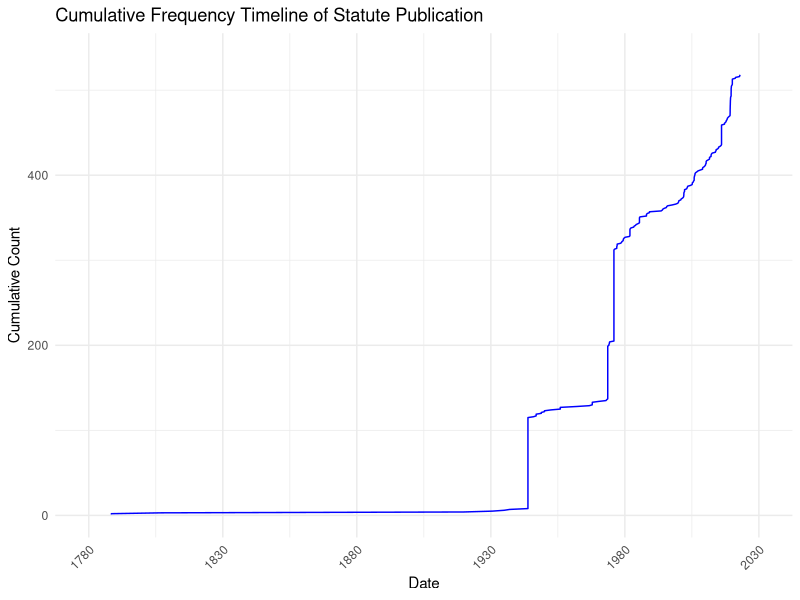

Reproduce this figure in R.
#' This Script processes all the publication date data
#' and create a cumulative frequency chart
#' Author: Yu Fan Mei 
#' Date created: September 3, 2024
#' FOR DEALLOCATING MEMORY: rm(list = ls()) (VERY DANGEROUS)

library(dplyr)
library(ggplot2)

data <- read.csv("Dates.csv") # opens the csv file
column_data <- data[, 5] # processes column 5 (the one w/ the dates)

# Store dates in column_data
column_data <- as.Date(column_data, format = "%m/%d/%Y")

# Create a data frame with the dates
date_data <- data.frame(Date = column_data)

# Sort the dates
date_data <- date_data %>% arrange(Date)

# Add a cumulative count column
date_data <- date_data %>%
  mutate(Cumulative_Count = row_number())

# Define the range and create a sequence of dates for breaks
start_date <- as.Date("1780-01-01")
end_date <- as.Date("2030-12-31")

# Calculate the breaks (6 major gridlines)
breaks_dates <- seq(from = start_date, to = end_date, length.out = 6)

# Create the cumulative chart with only the cumulative line
ggplot(date_data, aes(x = Date, y = Cumulative_Count)) +
  geom_line(color = "blue") +  # Line only, no points
  labs(title = "Cumulative Frequency Timeline of Statute Publication",
       x = "Date",
       y = "Cumulative Count") +
  scale_x_date(
    breaks = breaks_dates,
    date_labels = "%Y",  # Show only the year
    limits = c(start_date, end_date)
  ) +
  theme_minimal() +
  theme(
    axis.text.x = element_text(angle = 45, hjust = 1)  # Rotate x-axis labels for better readability
  )
